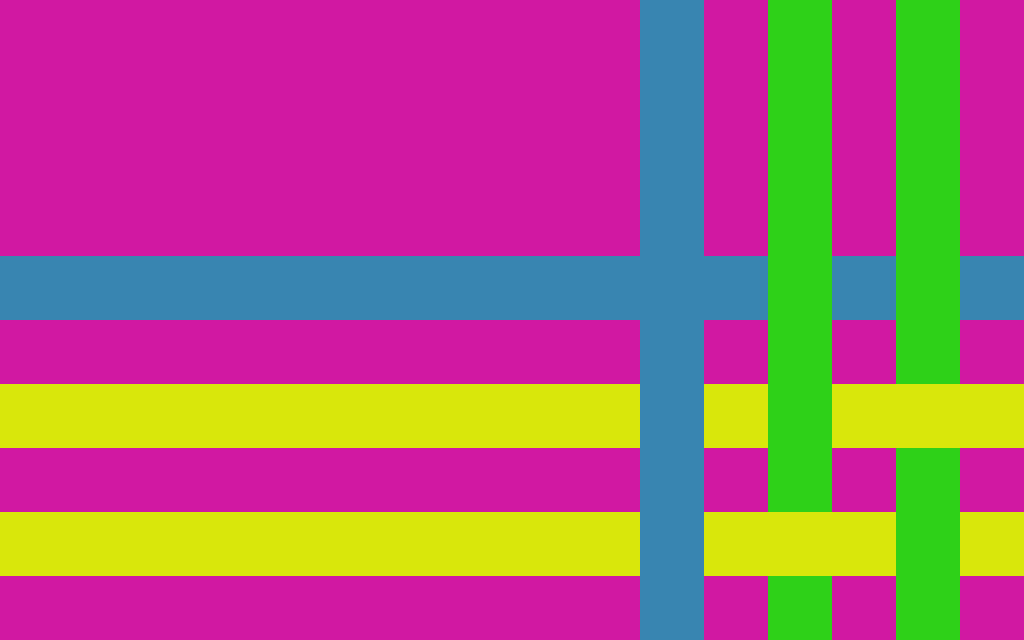

This is a level from a 2D game, rendered from its Tiled map with the project's own tilesets. A one-line summary and the map file follow, with tile-layer data summarised:
An orthogonal 16x10 tile map with 64x64 px tiles, 4 tile layers (Tile Layer 1, Tile Layer 2, Tile Layer 3, Tile Layer 4).

<map version="1.0" orientation="orthogonal" renderorder="right-down" width="16" height="10" tilewidth="64" tileheight="64">
 <properties>
  <property name="maxMoves" value="5" />
 </properties>
 <tileset firstgid="1" name="tiles" tilewidth="64" tileheight="64">
  <image source="tiles.jpg" width="640" height="128" />
 </tileset>
 <layer name="Tile Layer 1" width="16" height="10">
  <data>[160 cells, 91 non-empty, 1 distinct tile ids]</data>
 </layer>
 <layer name="Tile Layer 2" width="16" height="10">
  <data>[160 cells, 18 non-empty, 1 distinct tile ids]</data>
 </layer>
 <layer name="Tile Layer 3" width="16" height="10">
  <data>[160 cells, 23 non-empty, 1 distinct tile ids]</data>
 </layer>
 <layer name="Tile Layer 4" width="16" height="10">
  <data>[160 cells, 28 non-empty, 1 distinct tile ids]</data>
 </layer>
</map>
